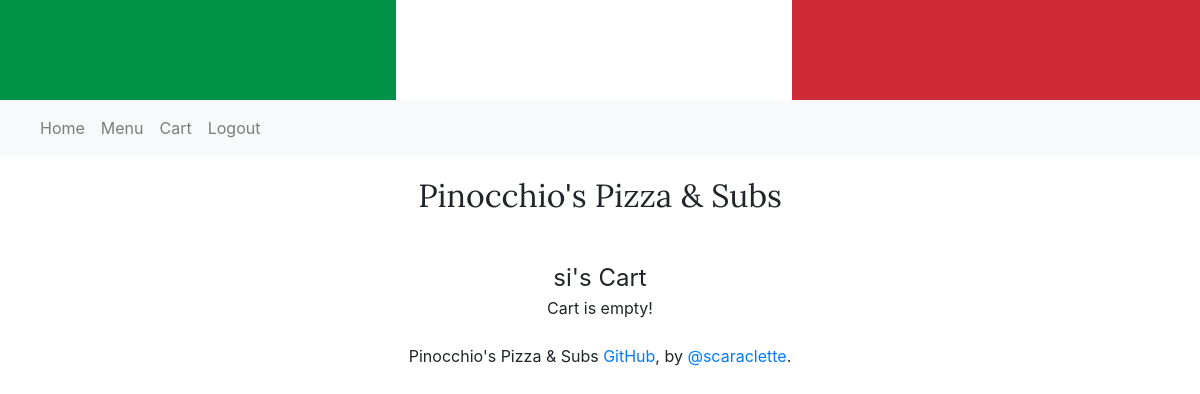
Page /cart/ (signed in) on the earlier database version.
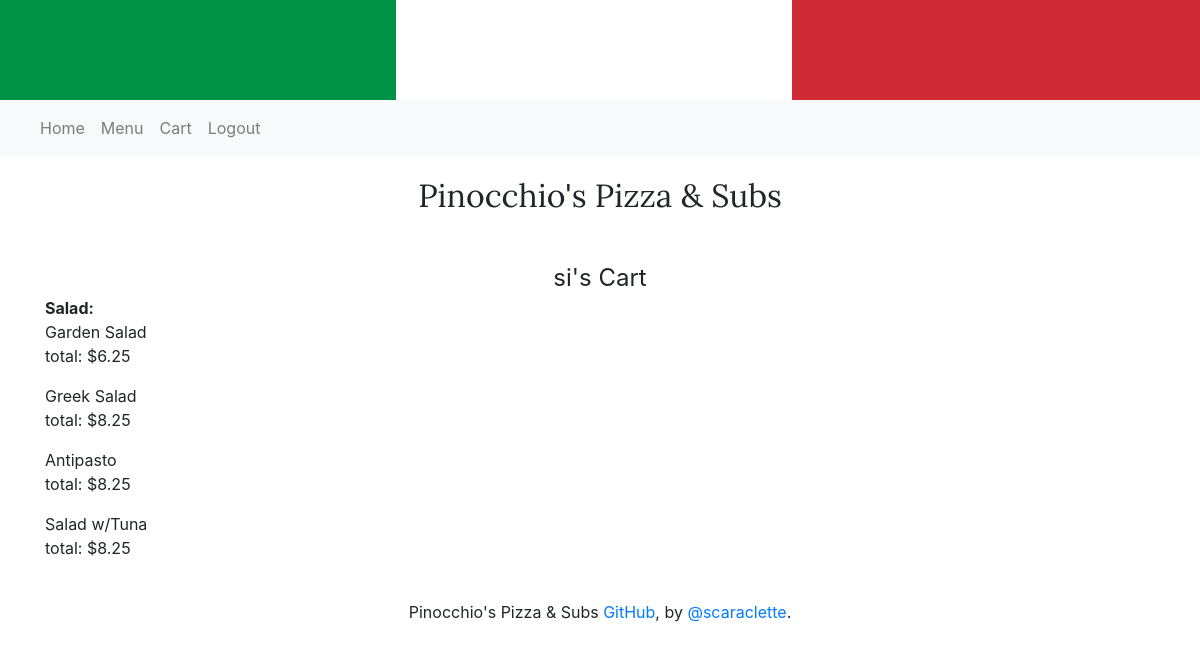
Same page on the later database version.
### orders/models.py (models this page shows, shortened)
class CustomerSalad(models.Model):
    saladName = models.CharField(max_length=64)
    saladPrice = models.DecimalField(max_digits=4, decimal_places=2)

### orders/views.py (the view)
# urls.py: path("cart/", views.cart, name="cart"),
def cart(request):
    user = request.user
    try:
        currentCart = user.cartOwner.all().last()
        checkPizza = currentCart.pizzaOrdered.all()
    except:
        context = {
            "message": True,
        }
        return render(request, "cart.html", context)
    checkSub = currentCart.subOrdered.all()
    checkPasta = currentCart.pastaOrdered.all()
    checkSalad = currentCart.saladOrdered.all()
    pizza = len(checkPizza) != 0
    sub = len(checkSub) != 0
    pasta = len(checkPasta) != 0
    salad = len(checkSalad) != 0
    print(pizza)
    print(sub)
    print(pasta)
    print(salad)
    context = {
        "cart":currentCart,
        "pizza":pizza,
        "sub":sub,
        "pasta":pasta,
        "salad":salad,
        "checkSub":checkSub,
        "checkPasta":checkPasta,
        "checkSalad":checkSalad
    }
    return render(request, "cart.html", context)

### templates/cart.html
{% extends 'base.html' %}
{% load static %}
{% block stylesheet %}
<link rel="stylesheet" href="{% static 'css/menu.css' %}" type="text/css">
{% endblock %}
{% block body %}
<div class="container-fluid text-center title-text">{{user.username}}'s Cart</div>
<div class="container ">
    {% if message %}
        <div class="container text-center">Cart is empty!</div>
    {% else %}
        {% include 'includes/cart-items.html' %}
    {% endif %}
</div>
{% endblock %}

### templates/base.html (shortened to what this page needs)
{% load static %}
<!DOCTYPE html>
<html>
<head>
    <link rel="stylesheet" href="{% static 'css/bootstrap.min.css' %}" type="text/css">
    <link rel="stylesheet" href="{% static 'css/custom.css' %}" type="text/css">
    {% block stylesheet %}{% endblock %}
</head>
<body>
    <div id="page-container">
        <div id="content-wrap">
            <div class="container-fluid italy"></div>
            {% if user.is_authenticated %}
            <nav class="navbar navbar-expand-lg navbar-light bg-light">
                <div class="collapse navbar-collapse" id="navbarText">
                    <ul class="navbar-nav mr-auto">
                        <li class="nav-item">
                            <a class="nav-link" href="{% url 'index' %}">Home <span class="sr-only">(current)</span></a>
                        </li>
                        <li class="nav-item">
                            <a class="nav-link" href="{% url 'menu' %}">Menu</a>
                        </li>
                        <li class="nav-item">
                            <a class="nav-link" href="{% url 'cart' %}">Cart</a>
                        </li>
                        <li class="nav-item">
                            <a class="nav-link" href="#">Logout</a>
                        </li>
                    </ul>
                </div>
            </nav>
            {% else %}
            <div class="container-fluid text-center">
                <button type="button" class="btn btn-primary">LOG IN</button>
            </div>
            {% endif %}
            <div class="container-fluid text-center logo">Pinocchio's Pizza & Subs</div>
        </div>
        {% block body %}
        {% endblock %}
        <br>
        <div class="container-fluid text-center">
            <p>Pinocchio's Pizza & Subs <a href="https://github.com/scaraclette/Pizza-App.git">GitHub</a>, by <a href="https://github.com/scaraclette/">@scaraclette</a>.
            </p>
        </div>
    </div>
</body>
</html>

### templates/includes/cart-items.html (shortened to what this page needs)
{% if salad %}
<b>Salad:</b><br>
{% for s in checkSalad %}
<p>
    {{s.saladName}}<br>
    total: ${{s.saladPrice}}<br>
</p>
{% endfor %}
{% endif %}

### static/css/custom.css (style rules this page uses)
.italy { height: 100px; background:linear-gradient(to right, #009246 0, #009246 33%, #FFF 33%, #FFF 66%, #ce2b37 66%, #ce2b37 100%); }
#page-container { position: relative; min-height: 100vh; }
#content-wrap { padding-bottom: 2.5rem; }
.logo { padding-top: 1rem; font-family: 'Lora', serif; font-size: xx-large; }

### static/css/menu.css (style rules this page uses)
.title-text { font-size: x-large; }

Differences in the rows shown:
added CustomerSalad: saladName "Garden Salad", saladPrice "6.25"
added CustomerSalad: saladName "Greek Salad", saladPrice "8.25"
added CustomerSalad: saladName "Antipasto", saladPrice "8.25"
added CustomerSalad: saladName "Salad w/Tuna", saladPrice "8.25"
Other differences:
text no longer shown: "Cart is empty!"
text now shown: "Salad:"
